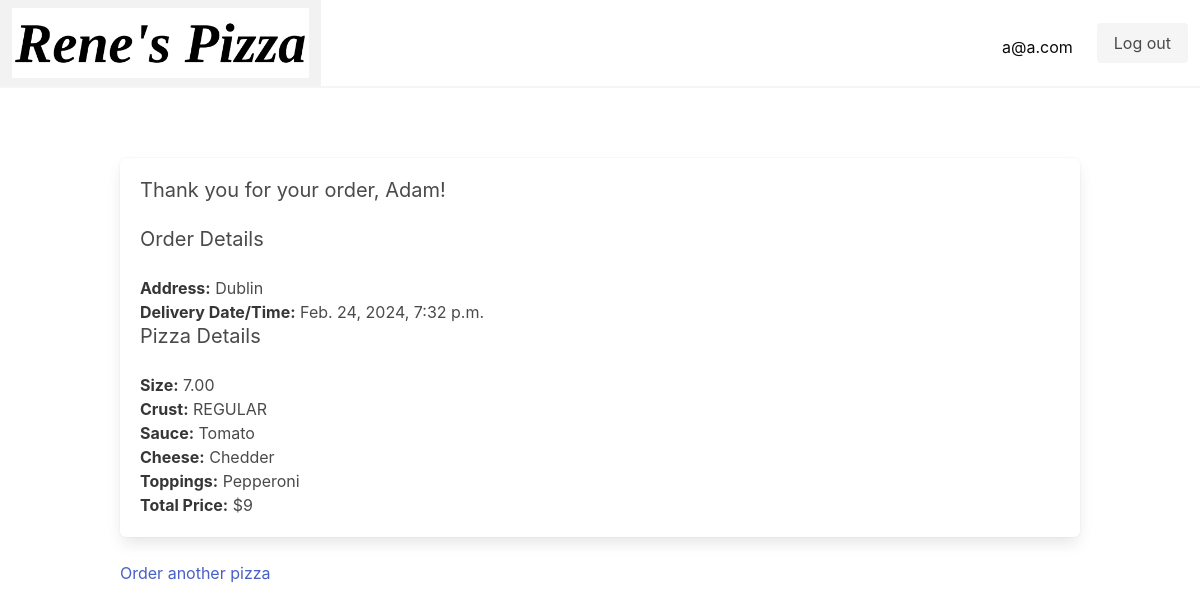
The page /order/3/ (signed in) on the database its author committed.
### pizza/models.py (models this page shows, shortened)
class User(AbstractUser):
    id = models.AutoField(primary_key=True)
    email = models.EmailField('Email', unique=True)
    USERNAME_FIELD = 'email'
    REQUIRED_FIELDS = []
    objects = UserManager()

class Order(models.Model):
    id = models.AutoField(primary_key=True)
    name = models.CharField(max_length=100)
    pizza = models.ForeignKey(Pizza,null=True, on_delete=models.CASCADE)
    address = models.TextField(max_length=150,default="Dublin")
    card_number = models.PositiveBigIntegerField(default=0000000000000000, validators=[validate_length])
    expiry = models.ForeignKey(CardExpiry, on_delete=models.CASCADE)
    cvv = models.IntegerField(default=000, validators=[validate_cvv])
    user = models.ForeignKey(User, on_delete=models.CASCADE, default=1)
    date_ordered = models.DateTimeField(auto_now_add=True)

class Pizza(models.Model):
   id = models.AutoField(primary_key=True)
   pepperoni = models.BooleanField( verbose_name=('Pepperoni'), default=False)
   chicken = models.BooleanField(verbose_name=('Chicken'), default=False,)
   ham = models.BooleanField(verbose_name=('Ham'), default=False)
   pineapple = models.BooleanField(verbose_name=('Pineapple'), default=False)
   peppers = models.BooleanField(verbose_name=('Peppers'), default=False)
   mushrooms = models.BooleanField(verbose_name=('Mushrooms'), default=False)
   onions = models.BooleanField(verbose_name=('Onions'), default=False)
   crust = models.CharField(max_length=50, choices=Crust, default='REGULAR')
   sauce = models.ForeignKey(Sauce, null=True ,on_delete = models.CASCADE)
   cheese = models.ForeignKey(Cheese, null=True ,on_delete = models.CASCADE)
   size = models.ForeignKey(Size,null=True ,on_delete = models.CASCADE)
   def get_selected_toppings(self):
       selected_toppings= []
       if self.pepperoni == True:
           selected_toppings.append('Pepperoni')
       if self.chicken == True:
           selected_toppings.append('Chicken')
       if self.ham == True:
           selected_toppings.append('Ham')
       if self.pineapple == True:
           selected_toppings.append('Pineapple')
       if self.peppers == True:
           selected_toppings.append('Peppers')
       if self.mushrooms == True:
           selected_toppings.append('Mushrooms')
       if self.onions == True:
           selected_toppings.append('Onions')
       return selected_toppings
   def get_total_price(self):
       base_price = 8
       toppings_price = 1
       total_price = 0
       if self.size.size == 7:
           total_price += base_price
       if self.size.size == 9.50:
           total_price += base_price + 2
       if self.size.size == 11.5:
           total_price += base_price + 4
       if self.size.size == 13.5:
           total_price += base_price + 6
       total_price = total_price + (len(self.get_selected_toppings()) * toppings_price)
       return total_price

class Size(models.Model):
    id = models.AutoField(primary_key=True)
    size = models.DecimalField(max_digits=4, decimal_places=2, default=7)
    def __str__(self) -> str:
        return str(self.size)

class Sauce(models.Model):
    id = models.AutoField(primary_key=True)
    name = models.CharField(max_length=100)
    def __str__(self) -> str:
        return self.name

class Cheese(models.Model):
    id = models.AutoField(primary_key=True)
    name = models.CharField(max_length=100)
    def __str__(self) -> str:
        return self.name

### pizza/views.py (the view)
# urls.py: path('order/<int:order_id>/', order, name="order"),
def order(request, order_id):
    order = Order.objects.get(id=order_id)
    return render(request, 'order_confirmation.html', {'order': order})

### pizza/templates/order_confirmation.html
{% extends 'order.html' %}
{% block options %}
<a href="{% url 'create_pizza' %}">Order another pizza</a>
{% endblock %}

### pizza/templates/order.html (shortened to what this page needs)
{% extends 'base.html' %}
{% block content %}
<section class="section">
  <div class="container">
      <div class="box">
          <h2 class="subtitle">Thank you for your order, {{ order.name }}!</h2>
          <h3 class="subtitle">Order Details</h3>
          <p><strong>Address:</strong> {{ order.address }}</p>
          <p><strong>Delivery Date/Time:</strong> {{ order.date_ordered }}</p>
          <h3 class="subtitle">Pizza Details</h3>
          <p><strong>Size:</strong> {{ order.pizza.size }}</p>
          <p><strong>Crust:</strong> {{ order.pizza.crust }}</p>
          <p><strong>Sauce:</strong> {{ order.pizza.sauce }}</p>
          <p><strong>Cheese:</strong> {{ order.pizza.cheese }}</p>
          <p><strong>Toppings:</strong> {{ order.pizza.get_selected_toppings|join:", " }}</p>
          <p><strong>Total Price:</strong> ${{ order.pizza.get_total_price }}</p>
      </div>
      {% block options %}
{% endblock %}
  </div>
</section>
{% endblock %}

### pizza/templates/base.html (shortened to what this page needs)
{% load static %}
<html>
	<head>
        <link rel="stylesheet" href="https://cdn.jsdelivr.net/npm/bulma@0.9.4/css/bulma.min.css">
	</head>
	<body>
		<nav class="navbar has-shadow is-white">
			<div class="navbar-brand">
				<a class="navbar-item" href="{% if user.is_authenticated %}{% url 'index' %}{% else %}{% url 'welcome' %}{% endif %}">
					<img src="{% static 'pizza_logo.png' %}"  style="max-height: 70px;">
				  </a>
			</div>
			<div class="navbar-menu" id="navMenu">
				<div class="navbar-end">
					<div class="navbar-item">
						<div class="buttons">
							{% if user.is_authenticated %}
							<div class="mr-5"><span class="is-size-6 is-black">{{ user.email }}</span></div>
							<a href="{% url 'logout' %}" class="button is-light">
								Log out
							</a>
						{% endif %}
						</div>
					  </div>
				</div>
			</div>
		</nav>
		{% block content %}
    {% endblock %}
	</body>
</html>

### rows shown on the page
User: email "a@a.com"
Order: name "Adam", address "Dublin", date_ordered "Feb. 24, 2024, 7:32 p.m.", pizza.size "7.00", pizza.crust "REGULAR", pizza.sauce "Tomato", pizza.cheese "Chedder", pizza.get_selected_toppings "Pepperoni", pizza.get_total_price "9"
